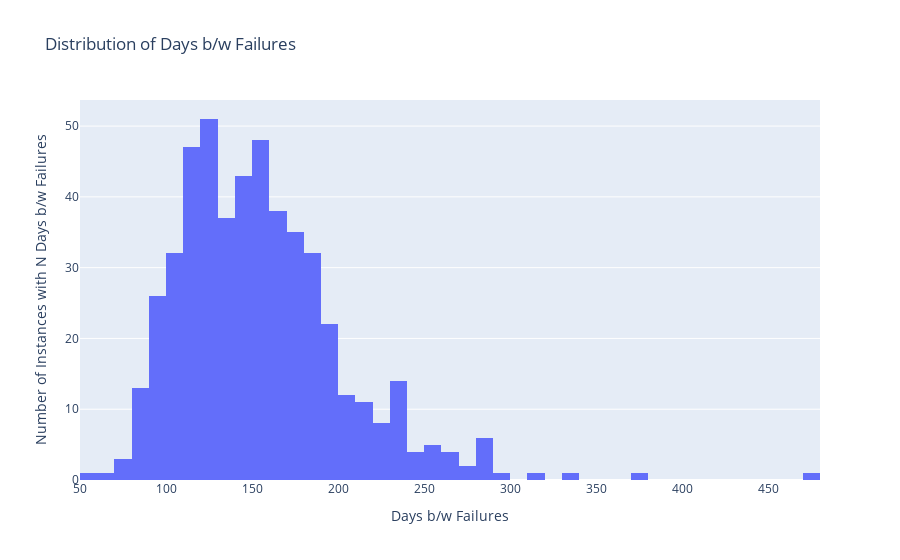

The notebook cell saved with this chart:
### Code cell
n_points = 500

# generate lognormal samples | 2, 0.75 | 5, 0.5 | 0, 0.5
data = np.random.lognormal(
    mean=5,
    sigma=0.3,
    size=n_points,
)

fig = visualize(
    data,
    fig_title="Distribution of Days b/w Failures",
    x_title="Days b/w Failures",
    y_title="Number of Instances with N Days b/w Failures",
    trace_name="Actual Data"
)
fig.show()

### Figure 1 — Plotly figure (JSON) as saved in the notebook; plotly's stock layout.template omitted (floating-point values rounded to 4 significant figures; data arrays with more than 128 entries replaced by an {"elided": "..."} marker saying what was removed)
{"data": [{"name": "Actual Data", "type": "histogram", "x": {"elided": "500 float values"}}], "layout": {"title": {"text": "Distribution of Days b/w Failures"}, "xaxis": {"title": {"text": "Days b/w Failures"}}, "yaxis": {"title": {"text": "Number of Instances with N Days b/w Failures"}}}}
